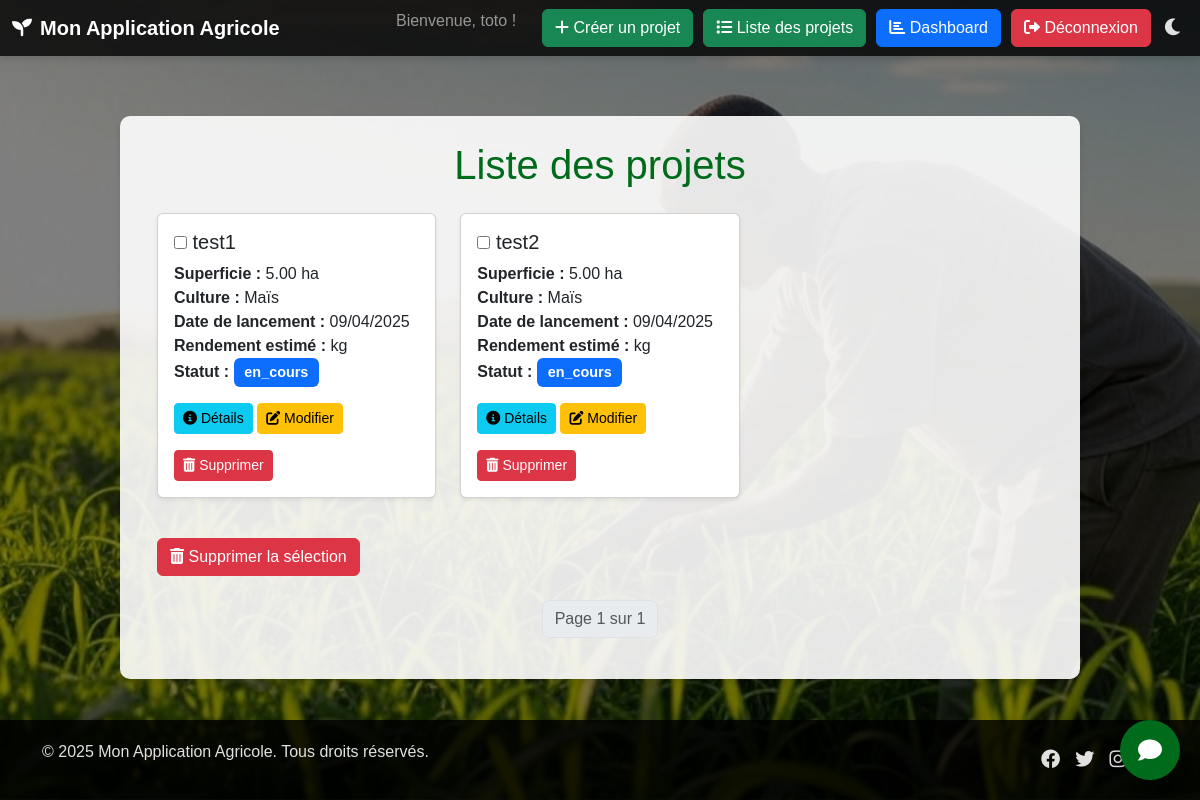
/liste-projets/ (signed in), run on the app's committed database.
### baay/models.py (models this page shows, shortened)
class Projet(models.Model):
    STATUT_CHOICES = [
        ('en_cours', 'En cours'),
        ('en_pause', 'En pause'),
        ('fini', 'Fini'),
    ]
    id = models.UUIDField(primary_key=True, default=uuid.uuid4, editable=False)
    nom = models.CharField(max_length=200)
    statut = models.CharField(max_length=20, choices=STATUT_CHOICES, default='en_cours')
    utilisateur = models.ForeignKey(Profile, on_delete=models.CASCADE)
    culture = models.ForeignKey(ProduitAgricole, on_delete=models.CASCADE)
    localite = models.ForeignKey(Localite, on_delete=models.CASCADE)
    superficie = models.DecimalField(max_digits=10, decimal_places=2)
    date_lancement = models.DateField()
    rendement_estime = models.DecimalField(max_digits=10, decimal_places=2, null=True, blank=True)

class ProduitAgricole(models.Model):
    STATUTS = {
        'En croissance': 'bg-success',
        'Récolté': 'bg-primary',
        'Problème': 'bg-danger',
        'Autre': 'bg-secondary'
    }
    id = models.UUIDField(primary_key=True, editable=False)
    nom = models.CharField(max_length=100, unique=True)
    description = models.TextField(blank=True, null=True)
    saison = models.CharField(max_length=50, blank=True, null=True)
    prix_par_kg = models.DecimalField(max_digits=10, decimal_places=2, blank=True, null=True)
    apport_nutritionnel = models.TextField(blank=True, null=True)
    quantite_disponible = models.DecimalField(max_digits=10, decimal_places=2, blank=True, null=True)
    periode_recolte = models.CharField(max_length=100, blank=True, null=True)
    duree_avant_recolte = models.IntegerField(blank=True, null=True)
    rendement_moyen = models.DecimalField(max_digits=10, decimal_places=2, blank=True, null=True)
    etat = models.CharField(max_length=100, choices= STATUTS, default='En croissance')

### baay/views.py (the view)
# urls.py: path('liste-projets/', views.liste_projets, name='liste_projets'),
@login_required
def liste_projets(request):
    projets_list = Projet.objects.filter(utilisateur=request.user.profile).order_by('-date_lancement')  # Ordonner par date de lancement
    paginator = Paginator(projets_list, 10)  # Affichez 10 projets par page
    page_number = request.GET.get('page')
    projets = paginator.get_page(page_number)
    return render(request, 'projets/liste_projets.html', {'projets': projets})

### templates/projets/liste_projets.html (shortened to what this page needs)
{% extends 'base.html' %}
{% block content %}
<div class="container animate__animated animate__fadeIn">
    <h1 class="text-center mb-4">Liste des projets</h1>
    <form id="delete-form" method="POST" action="{% url 'supprimer_projets' %}">
        <div class="row">
            {% for projet in projets %}
            <div class="col-md-4 mb-4">
                <div class="card h-100 shadow-sm animate__animated animate__fadeInUp">
                    <div class="card-body">
                        <h5 class="card-title">
                            <input type="checkbox" height="50px" width="50px" name="projets" value="{{ projet.id }}"> {{ projet.nom }}
                        </h5>
                        <p class="card-text">
                            <strong>Superficie :</strong> {{ projet.superficie }} ha<br>
                            <strong>Culture :</strong> {{ projet.culture.nom }}<br>
                            <strong>Date de lancement :</strong> {{ projet.date_lancement|date:"d/m/Y" }}<br>
                            <strong>Rendement estimé :</strong> {{ PredictionRendement.rendement_estime }} kg<br>
                            <strong>Statut :</strong>
                            <span class="badge
                                {% if projet.statut == 'en_cours' %}bg-primary
                                {% elif projet.statut == 'fini' %}bg-success
                                {% elif projet.statut == 'en_pause' %}bg-warning
                                {% else %}bg-secondary
                                {% endif %}">
                                {{ projet.statut }}
                            </span>
                        </p>
                        <a href="{% url 'detail_projet' projet.id %}" class="btn btn-info btn-sm">
                            <i class="fas fa-info-circle"></i> Détails
                        </a>
                        <a href="{% url 'modifier_projet' projet.id %}" class="btn btn-warning btn-sm">
                            <i class="fas fa-edit"></i> Modifier
                        </a>
                        <a href="{% url 'supprimer_projet' projet.id %}" class="btn btn-danger btn-sm" onclick="return confirm('Confirmer la suppression de ce projet ?');">
                            <i class="fas fa-trash-alt"></i> Supprimer
                        </a>
                    </div>
                </div>
            </div>
            {% endfor %}
        </div>
        <button type="submit" class="btn btn-danger mt-3" onclick="return confirm('Confirmer la suppression des projets sélectionnés ?');">
            <i class="fas fa-trash-alt"></i> Supprimer la sélection
        </button>
    </form>
    <nav aria-label="Page navigation" class="mt-4">
        <ul class="pagination justify-content-center">
            <li class="page-item disabled">
                <span class="page-link">Page {{ projets.number }} sur {{ projets.paginator.num_pages }}</span>
            </li>
        </ul>
    </nav>
</div>
{% endblock %}

### templates/base.html (shortened to what this page needs)
{% load static %}
<!DOCTYPE html>
<html lang="fr">
<head>
    <link href="https://cdn.jsdelivr.net/npm/bootstrap@5.3.0/dist/css/bootstrap.min.css" rel="stylesheet" />
    <link href="https://cdnjs.cloudflare.com/ajax/libs/font-awesome/6.0.0/css/all.min.css" rel="stylesheet" />
    <link href="https://cdnjs.cloudflare.com/ajax/libs/animate.css/4.1.1/animate.min.css" rel="stylesheet" />
    <link href="https://unpkg.com/leaflet@1.9.4/dist/leaflet.css" rel="stylesheet" />
</head>
<body>
    <nav class="navbar navbar-expand-lg navbar-dark animate__animated animate__fadeInDown">
        <div class="container-fluid">
            <a class="navbar-brand" href="{% url 'home' %}">
                <i class="fas fa-seedling animate__animated animate__bounceIn" aria-hidden="true"></i>
                <span>Mon Application Agricole</span>
            </a>
            <div class="collapse navbar-collapse" id="navbarNav">
                <ul class="navbar-nav ms-auto">
                    {% if user.is_authenticated %}
                        <li class="nav-item"><span class="navbar-text me-3">Bienvenue, {{ user.username }} !</span></li>
                        <li class="nav-item"><a class="btn btn-success btn-nav" href="{% url 'creer_projet' %}"><i class="fas fa-plus"></i> Créer un projet</a></li>
                        <li class="nav-item"><a class="btn btn-success btn-nav" href="{% url 'liste_projets' %}"><i class="fas fa-list"></i> Liste des projets</a></li>
                        <li class="nav-item"><a class="btn btn-primary btn-nav" href="{% url 'dashboard' %}"><i class="fas fa-chart-bar"></i> Dashboard</a></li>
                        <li class="nav-item"><a class="btn btn-danger btn-nav" href="{% url 'logout' %}"><i class="fas fa-sign-out-alt"></i> Déconnexion</a></li>
                    {% else %}
                        <li class="nav-item"><a class="btn btn-primary btn-nav" href="{% url 'login' %}"><i class="fas fa-sign-in-alt"></i> Connexion</a></li>
                        <li class="nav-item"><a class="btn btn-success btn-nav" href="{% url 'register' %}"><i class="fas fa-user-plus"></i> Inscription</a></li>
                    {% endif %}
                    <li class="nav-item ms-2">
                        <button id="themeToggle" class="theme-toggle"><i class="fas fa-moon" id="darkIcon"></i></button>
                    </li>
                </ul>
            </div>
        </div>
    </nav>
    <main>
        <div class="main-container animate__animated animate__fadeInUp">
            {% block content %}
            {% endblock %}
        </div>
    </main>
    <footer>
        <div class="container">
            <div class="footer-content">
                <p>&copy; {% now "Y" %} Mon Application Agricole. Tous droits réservés.</p>
                <div class="social-links">
                    <a href="#" aria-label="Facebook"><i class="fab fa-facebook"></i></a>
                    <a href="#" aria-label="Twitter"><i class="fab fa-twitter"></i></a>
                    <a href="#" aria-label="Instagram"><i class="fab fa-instagram"></i></a>
                    <a href="#" aria-label="LinkedIn"></a>
                </div>
            </div>
        </div>
    </footer>
    <div class="chat-bubble-container">
        <div class="chat-bubble" id="chatBubble">
            <i class="fas fa-comment chat-icon"></i>
        </div>
    </div>
</body>
</html>

### templates/projets/liste_projets.html (style rules this page uses)
.card { transition: transform 0.3s ease, box-shadow 0.3s ease; }
.badge { font-size: 0.9em; padding: 0.5em 0.75em; }
.pagination .page-link { margin: 0 5px; border-radius: 5px; transition: background-color 0.3s ease, color 0.3s ease; }

### data on the page
Projet: nom "test1", superficie "5.00", culture.nom "Maïs", date_lancement "09/04/2025", statut "en_cours"
Projet: nom "test2", superficie "5.00", culture.nom "Maïs", date_lancement "09/04/2025", statut "en_cours"

### other printed values
{{ user.username }} "toto"
{{ projets.number }} "1"
{{ projets.paginator.num_pages }} "1"
